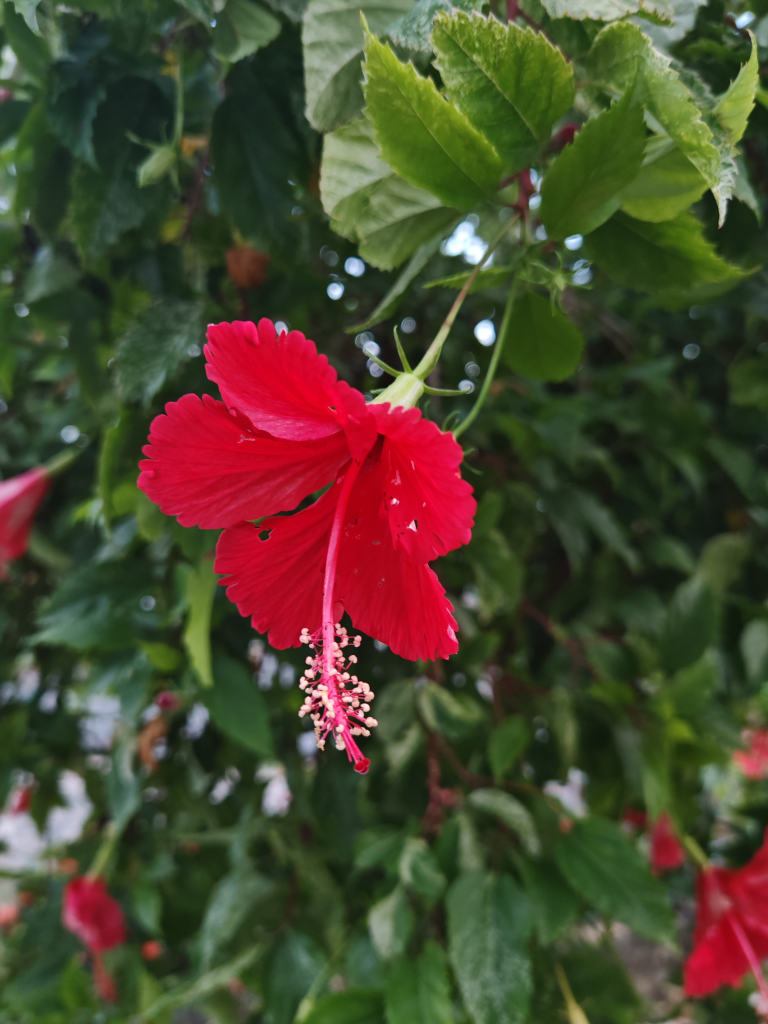
#> input picture ai/retraining/app/uploads/IMG_20250312_075656.jpg, 3072 x 4096 px (shown at 1/4 size); its folder holds only this picture in this run
$ python -i augmentation.py   (imports and definitions only)
#> lines starting #> are read from the running program, lines starting #| are printed output that depends on the picture
#> further down, picture is the input picture: PIL image 3072x4096 RGB; mean R, G, B 75.6, 70.1, 47.2
# Import required libraries
import os  # For file and directory operations
import re  # For regular expression pattern matching
import random  # For random transformations during augmentation
import shutil  # For copying directory trees
from PIL import Image, ImageEnhance, ImageOps  # For image manipulation and enhancement
from tqdm import tqdm  # For progress bars

# ===============================
#  Configuration Settings
# ===============================
# Source directory containing original plant images
ORIGINAL_DATASET_DIR = r"dataset_test\Vanda_dearei"  # directory with the original images. change accordingly
# Output directory for augmented dataset
AUGMENTED_DIR = r"dataset_test_augmented"
# Target number of images per class after augmentation
TARGET_COUNT = 200
# Standard image size for model training (width, height)
IMG_SIZE = (224, 224)
# Image format for saving augmented images
SAVE_FORMAT = "JPEG"

# ===============================
#  Dataset Copy Function
# ===============================
# [13 lines left out: function copy_dataset, not called in this run]

# ===============================
#  Image Augmentation Function
# ===============================
def random_augment(img):
    """
    Applies random augmentation transformations to an image.
    This increases dataset diversity and helps prevent overfitting.
    """
    # Horizontal and vertical flips (50% chance each)
    if random.random() < 0.5:
        img = ImageOps.mirror(img)  # Flip image horizontally
    if random.random() < 0.5:
        img = ImageOps.flip(img)  # Flip image vertically

    # Major rotations: 90°, 180°, or 270° (70% chance)
    if random.random() < 0.7:
        img = img.rotate(random.choice([90, 180, 270]))
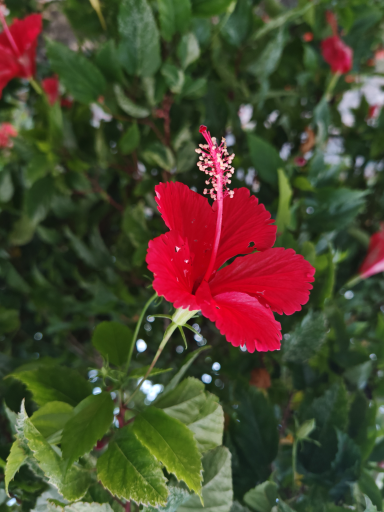
#> img: PIL image 3072x4096 RGB (shown at 1/8 size); mean R, G, B 75.6, 70.1, 47.2

    # Slight rotation between -15° and +15° for added diversity (50% chance)
    if random.random() < 0.5:
        img = img.rotate(random.randint(-15, 15))

    # Brightness adjustment: 0.8x to 1.2x (60% chance)
    if random.random() < 0.6:
        img = ImageEnhance.Brightness(img).enhance(random.uniform(0.8, 1.2))
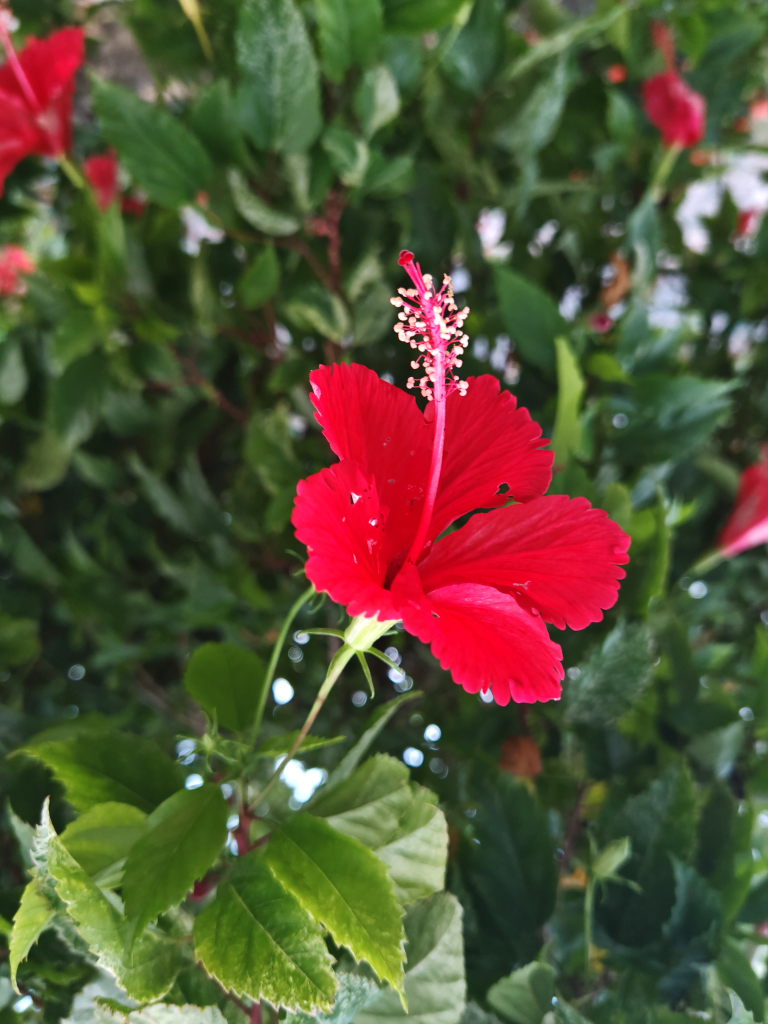
#> img: PIL image 3072x4096 RGB (shown at 1/4 size); mean R, G, B 87.5, 81.4, 54.5

    # Contrast adjustment: 0.7x to 1.5x (60% chance)
    if random.random() < 0.6:
        img = ImageEnhance.Contrast(img).enhance(random.uniform(0.7, 1.5))

    # Sharpness adjustment: 0.6x to 1.6x (60% chance)
    if random.random() < 0.6:
        img = ImageEnhance.Sharpness(img).enhance(random.uniform(0.6, 1.6))

    # Small translation (shift) up to 10 pixels in x and y directions (30% chance)
    if random.random() < 0.3:
        xshift = random.randint(-10, 10)  # Horizontal shift
        yshift = random.randint(-10, 10)  # Vertical shift
        img = img.transform(img.size, Image.AFFINE, (1, 0, xshift, 0, 1, yshift))

    return img

# ===============================
#  Utility Functions
# ===============================
# [124 lines left out: functions jpg_count, get_prefix_and_last_number, process_class, not called in this run]

# ===============================
#  Main Execution Block
# ===============================
# [22 lines not run here, left out]

>>> from PIL import Image
>>> picture = Image.open('retraining/app/uploads/IMG_20250312_075656.jpg')
>>> result = random_augment(picture)

$ run again, on ai/retraining/app/uploads/IMG_20250312_075700.jpg
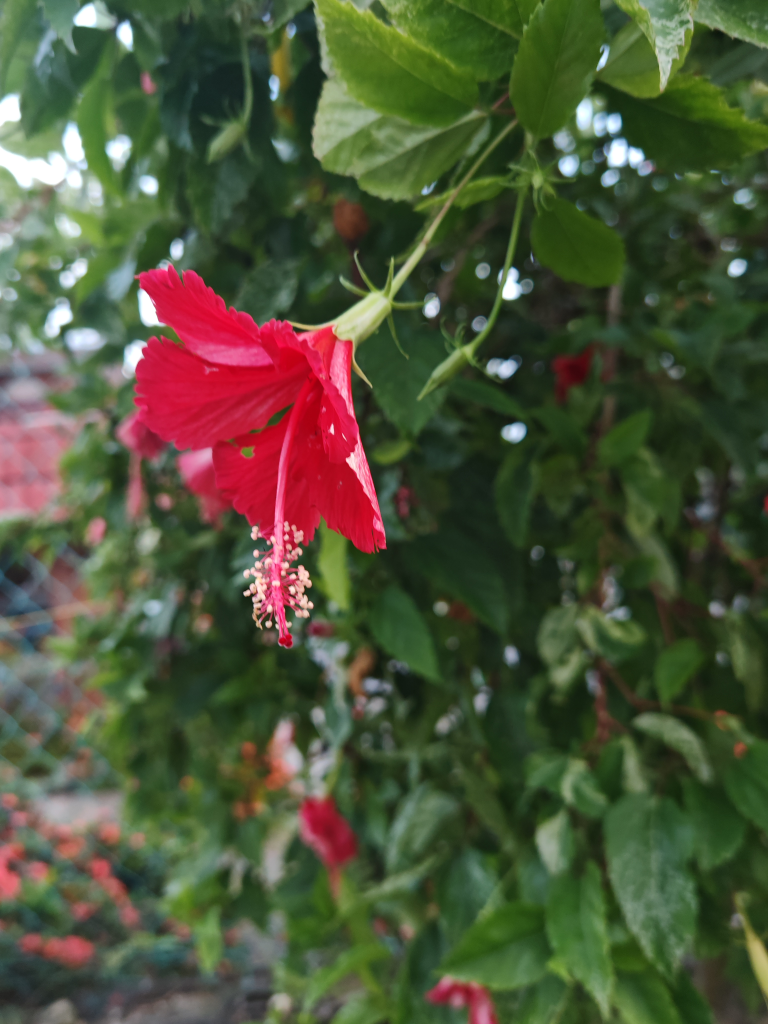
#> input picture ai/retraining/app/uploads/IMG_20250312_075700.jpg, 3072 x 4096 px (shown at 1/4 size)
#> picture is the input picture: PIL image 3072x4096 RGB; mean R, G, B 78.2, 83.7, 57.5
#> in random_augment, `img = img.rotate(random.choice([90, 180, 270]))`:
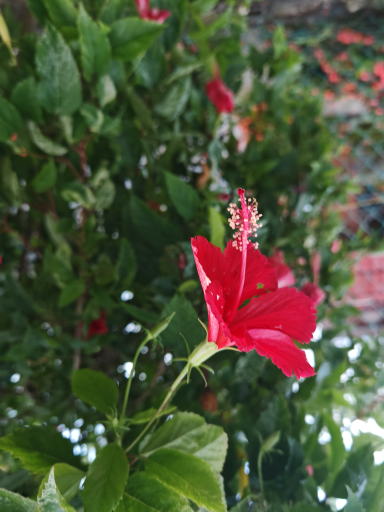
#> img: PIL image 3072x4096 RGB (shown at 1/8 size); mean R, G, B 78.2, 83.7, 57.5
#> in random_augment, `img = ImageEnhance.Brightness(img).enhance(random.uniform(0.8, 1.2))`:
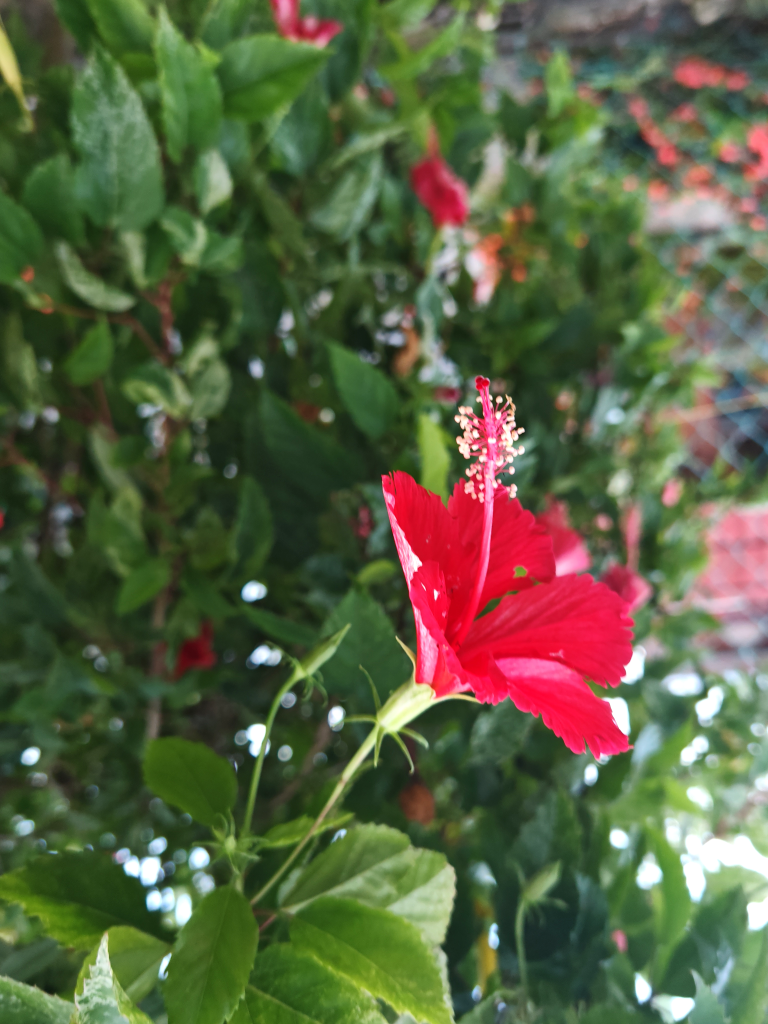
#> img: PIL image 3072x4096 RGB (shown at 1/4 size); mean R, G, B 90.2, 96.9, 66.3

$ run again, on ai/retraining/app/uploads/IMG_20250312_075701.jpg
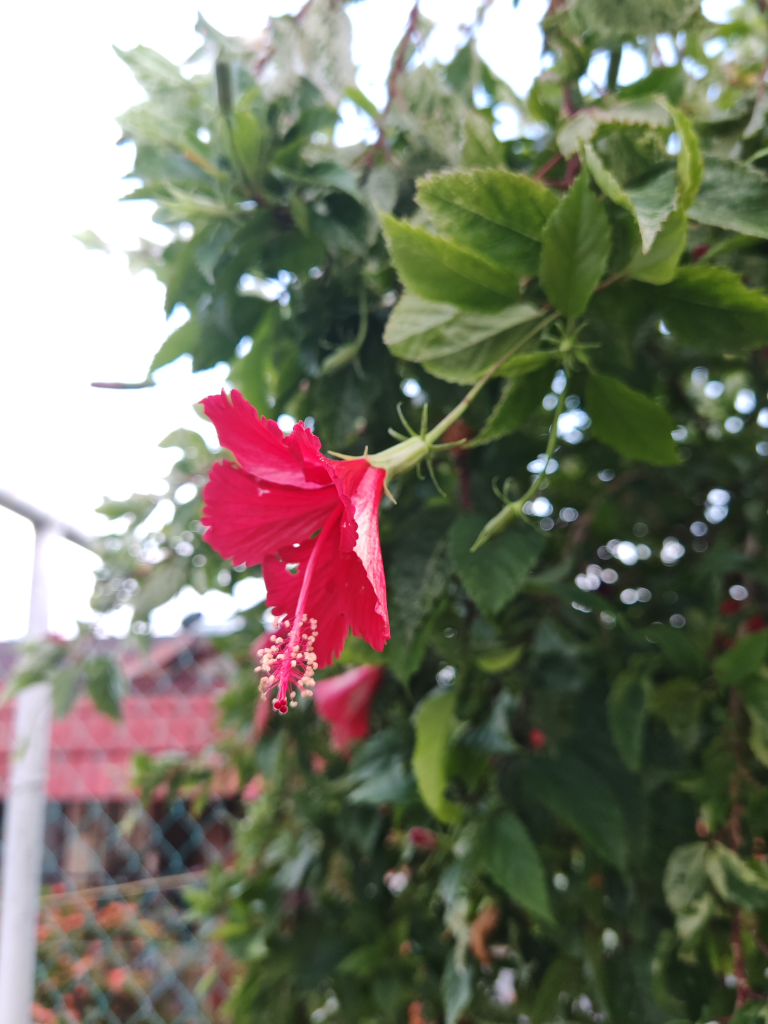
#> input picture ai/retraining/app/uploads/IMG_20250312_075701.jpg, 3072 x 4096 px (shown at 1/4 size)
#> picture is the input picture: PIL image 3072x4096 RGB; mean R, G, B 120.4, 120, 103.7
#> in random_augment, `img = img.rotate(random.choice([90, 180, 270]))`:
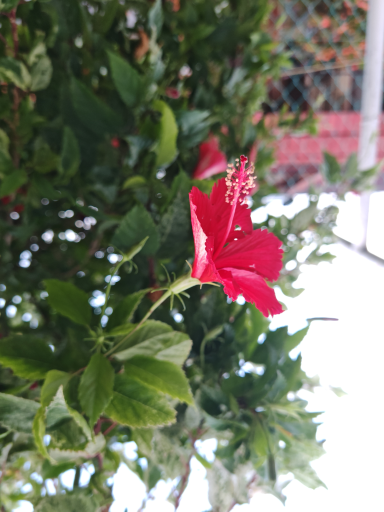
#> img: PIL image 3072x4096 RGB (shown at 1/8 size); mean R, G, B 120.4, 120, 103.7
#> in random_augment, `img = ImageEnhance.Brightness(img).enhance(random.uniform(0.8, 1.2))`:
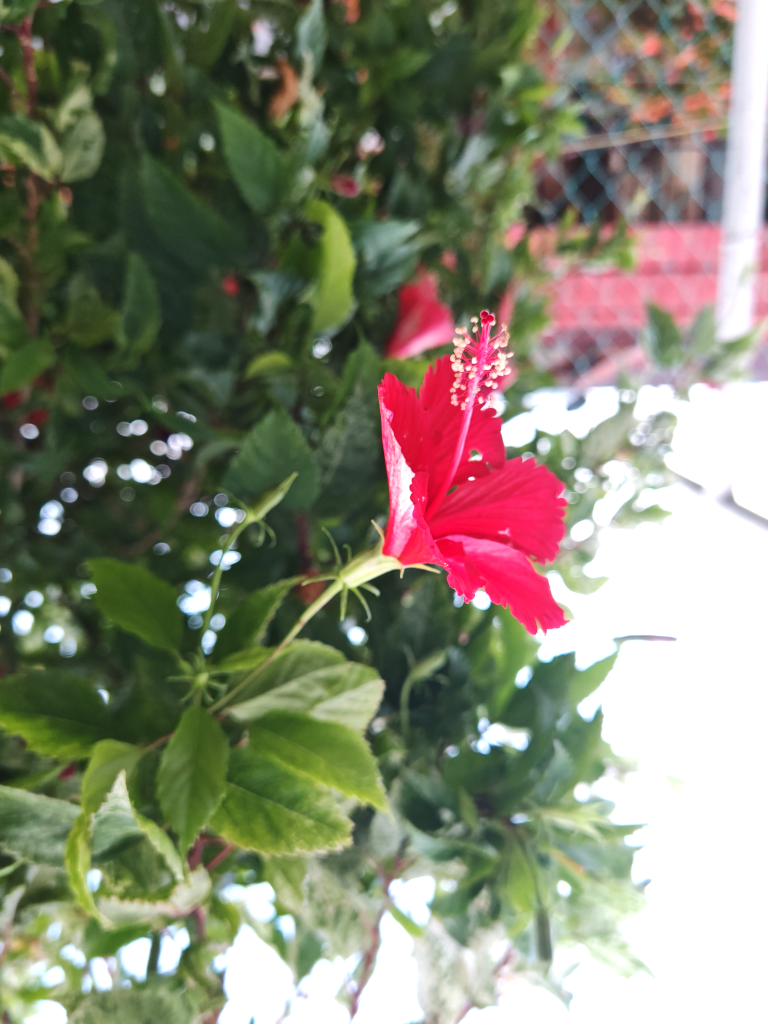
#> img: PIL image 3072x4096 RGB (shown at 1/4 size); mean R, G, B 133.4, 133.2, 113.8
